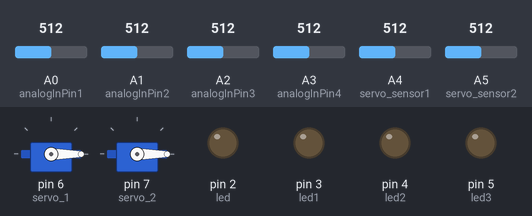
This sketch was run on a simulated Arduino Uno, built with avr-gcc and run on an emulated ATmega328P. On the bench: 2 × servo, output pins drawn as LEDs (lit = HIGH). The inputs (shaded band) are chosen by the test bench; at power-on: A0 (analogInPin1) = 512, A1 (analogInPin2) = 512, A2 (analogInPin3) = 512, A3 (analogInPin4) = 512, A4 (servo_sensor1) = 512, A5 (servo_sensor2) = 512.

Above: at 1.2 s.
1.3 s: A0 (analogInPin1) set to 486
At 1.8 s:
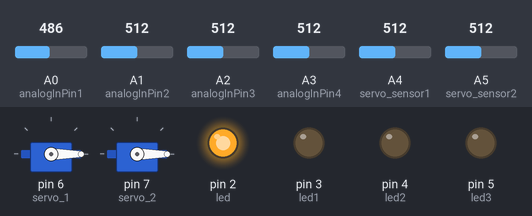
2.8 s: A1 (analogInPin2) set to 484
At 3.4 s:
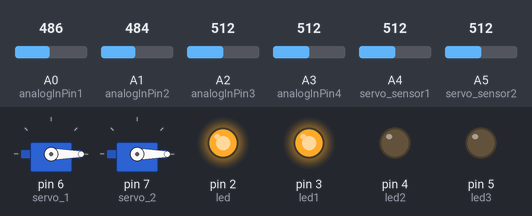
4.4 s: A2 (analogInPin3) set to 492
At 5.0 s:
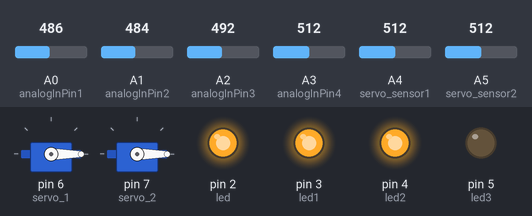
5.9 s: A3 (analogInPin4) set to 490
At 6.9 s:
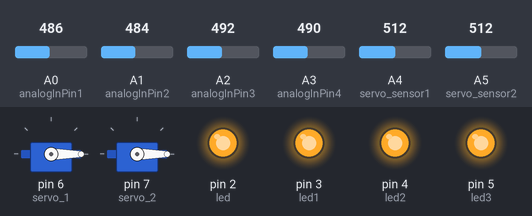
7.4 s: A4 (servo_sensor1) set to 490
At 8.6 s:
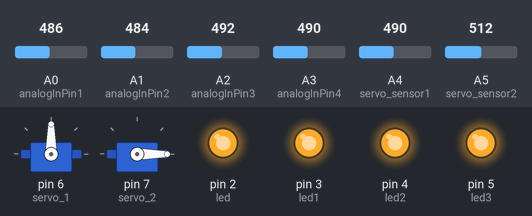
8.9 s: A5 (servo_sensor2) set to 490
At 11.0 s:
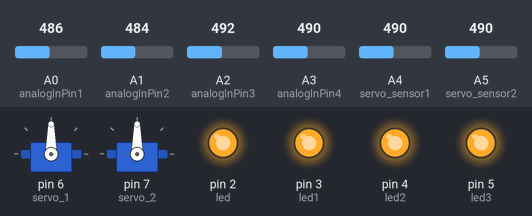
Timing chart, 0 to 12.5 s (numbered marks = the images above; inputs shaded):
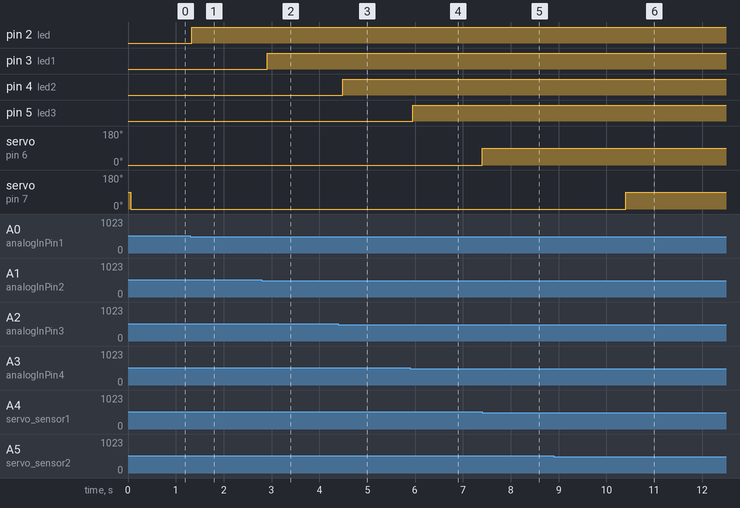

Measured:
- the behaviour switches between 500 and 499 on A0 (analogInPin1) (found by bisection; images 0 and 1)
- the behaviour switches between 500 and 499 on A1 (analogInPin2) (found by bisection; images 1 and 2)
- the behaviour switches between 500 and 499 on A2 (analogInPin3) (found by bisection; images 2 and 3)
- after the input at 1.3 s, pin 2 (led): LOW → HIGH at once
- after the input at 2.8 s, pin 3 (led1): LOW → HIGH after 0.12 s
- after the input at 4.4 s, pin 4 (led2): LOW → HIGH after 0.09 s
- after the input at 5.9 s, pin 5 (led3): LOW → HIGH after 0.05 s
- after the input at 7.4 s, servo on pin 6 (servo_1): 0° → 90° at once
- after the input at 8.9 s, servo on pin 7 (servo_2): 0° → 90° after 1.5 s

The sketch:

parking_system_new.ino
```cpp
#include <Servo.h>

Servo servo1;
Servo servo2;

const int analogInPin1 = A0;
const int analogInPin2 = A1;
const int analogInPin3 = A2;
const int analogInPin4 = A3;

const int servo_sensor1 = A4;
const int servo_sensor2 = A5;

int led = 2;
int led1 = 3;
int led2 = 4;
int led3 = 5;

const int servo_1 = 6;
const int servo_2 = 7;

int value_1 = 0;
int value_2 = 0;
void setup()
{
  pinMode (analogInPin1, INPUT);
  pinMode (analogInPin2, INPUT);
  pinMode (analogInPin3, INPUT);
  pinMode (analogInPin4, INPUT);

  pinMode(servo_sensor1, INPUT);
  pinMode(servo_sensor2, INPUT);

  servo1.attach(servo_1);
  servo2.attach(servo_2);

  pinMode (led, OUTPUT);
  pinMode (led1, OUTPUT);
  pinMode (led2, OUTPUT);
  pinMode (led3, OUTPUT);

}

void loop()
{

  value_1 = analogRead(servo_sensor1);
  value_2 = analogRead(servo_sensor2);

  // servo 1 code //

  {
    if (analogRead(A4) < 500)
    {
      servo1.write(90);
      delay(3000);
    }

  }

  if (analogRead(A4) > 500)
  {
    servo1.write(0);
    delay(60);
  }

  // servo 2 code //

  {
    if (analogRead(A5) < 500)
    {
      servo2.write(90);
      delay(3000);
    }

  }

  if (analogRead(A5) > 500)
  {
    servo2.write(0);
    delay(60);
  }


  // Parking Slot 1 IR & Led
  if (analogRead(A0) < 500) // if the IR sensor value is < 500 then the motor will start rotating
  {
    digitalWrite(led, HIGH);
  }

  else if (analogRead(A0) > 500) // if the IR sensor value is < 500 then the motor will start rotating
  {
    digitalWrite(led, LOW);
  }

  // Parking Slot 2 IR & Led
  if (analogRead(A1) < 500) // if the IR sensor value is < 500 then the motor will start rotating
  {
    digitalWrite(led1, HIGH);
  }

  else if (analogRead(A1) > 500) // if the IR sensor value is < 500 then the motor will start rotating
  {
    digitalWrite(led1, LOW);
  }

  // Parking Slot 3 IR & Led
  if (analogRead(A2) < 500) // if the IR sensor value is < 500 then the motor will start rotating
  {
    digitalWrite(led2, HIGH);
  }

  else if (analogRead(A2) > 500) // if the IR sensor value is < 500 then the motor will start rotating
  {
    digitalWrite(led2, LOW);
  }

  // Parking Slot 4 IR & Led
  if (analogRead(A3) < 500) // if the IR sensor value is < 500 then the motor will start rotating
  {
    digitalWrite(led3, HIGH);
  }

  else if (analogRead(A3) > 500) // if the IR sensor value is < 500 then the motor will start rotating
  {
    digitalWrite(led3, LOW);
  }
}
```
